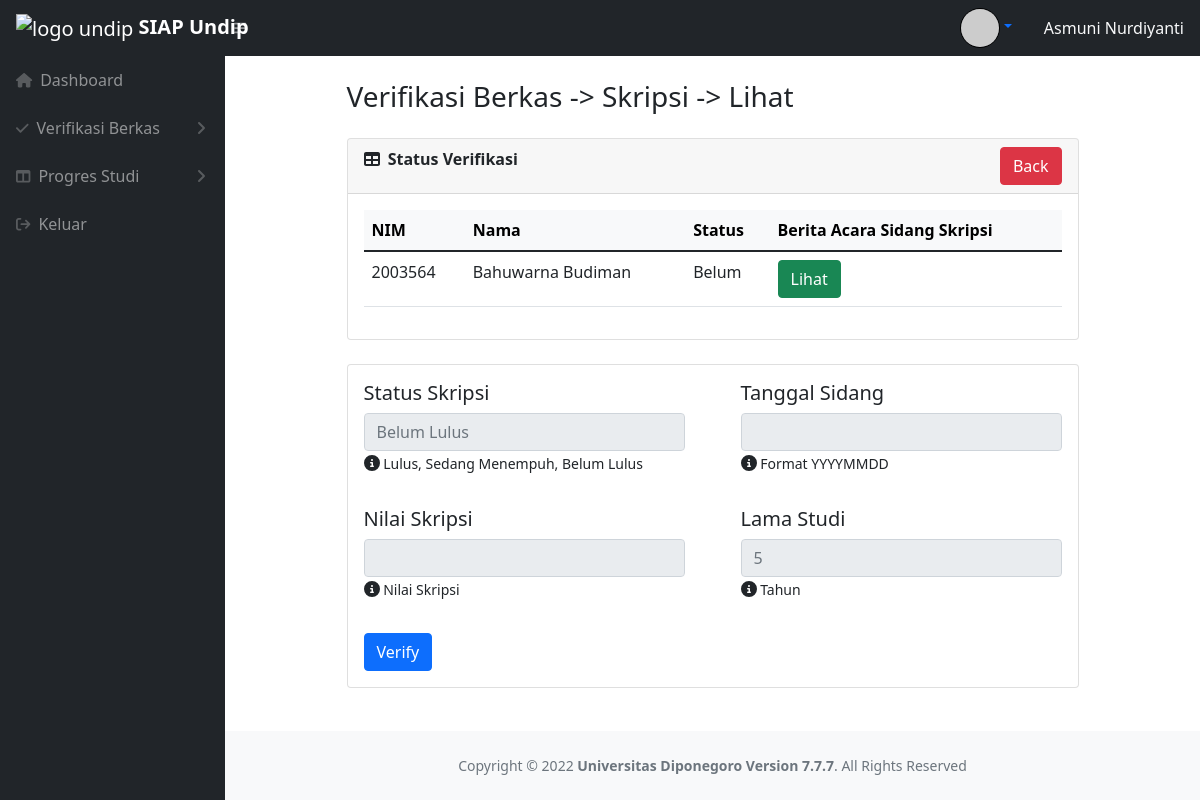
/dosen/lihatskripsi.php?id=2003564 (signed in), run on the app's committed database.
### tables this page shows
CREATE TABLE `dosen` (
  `Nama` varchar(255) NOT NULL,
  `NIP` varchar(255) NOT NULL,
  `Email` varchar(255) NOT NULL,
  `Alamat` varchar(255) NOT NULL,
  `No_Hp` varchar(255) NOT NULL,
  `Status` varchar(255) NOT NULL,
  `Foto` varchar(255) DEFAULT NULL,
  `Mengampu` varchar(255) NOT NULL,
  `Username` varchar(255) NOT NULL
);

CREATE TABLE `mahasiswa` (
  `NIM` bigint NOT NULL,
  `Nama` varchar(255) NOT NULL,
  `Email` varchar(255) NOT NULL,
  `Alamat` varchar(255) NOT NULL,
  `No_Hp` varchar(255) NOT NULL,
  `Angkatan` int NOT NULL,
  `semester` int NOT NULL,
  `Status` varchar(20) NOT NULL,
  `Foto` varchar(255) DEFAULT NULL,
  `Username` varchar(255) NOT NULL,
  `kode_kab` int NOT NULL,
  `NIP_Doswal` int NOT NULL
);

CREATE TABLE `skripsi` (
  `Status` varchar(255) NOT NULL,
  `Nilai` varchar(255) DEFAULT NULL,
  `Berkas_Skripsi` varchar(255) DEFAULT NULL,
  `Lama_Studi_tahun` int DEFAULT NULL,
  `Tanggal_Sidang` date DEFAULT NULL,
  `Status_Verif` varchar(255) NOT NULL,
  `NIM` int NOT NULL
);

### dosen/lihatskripsi.php (the view, shortened to what this page needs)
<?php include("../template/headerdosen.php");
$nimmhs = $_GET['id'];
$nama = $db->query("SELECT nama FROM mahasiswa WHERE NIM = '$nimmhs'")->fetch_object()->nama;
$row = $db->query("SELECT * FROM skripsi WHERE NIM = '$nimmhs'")->fetch_object();
?>
<div id="layoutSidenav_content">
    <main>
        <div class="container-fluid px-4" style="width: 80%;">
            <h3 class="mt-4 mb-4">Verifikasi Berkas -> Skripsi -> Lihat</h3>
            <div class="card mb-4">
                <div class="card-header">
                    <i class="fas fa-table me-1"></i>
                    <b>Status Verifikasi</b>
                    <a class="btn btn-danger float-end" role="button" href="verifskripsi.php">Back</a>
                </div>
                <div class="card-body">
                    <table class="table" id="datatablesSimple1">
                        <thead class="table-light">
                            <tr>
                                <th>NIM</th>
                                <th>Nama</th>
                                <th>Status</th>
                                <th>Berita Acara Sidang Skripsi</th>
                            </tr>
                        </thead>
                        <tbody>
                            <tr>
                                <td><?php echo $nimmhs ?></td>
                                <td><?php echo $nama ?></td>
                                <td><?php echo $row->Status_Verif ?></td>
                                <td><a href="#" class="btn btn-success" role="button" id="pdf" data-bs-toggle="modal"
                                    data-bs-target="#pdfModal">Lihat</a>
                                </td>
                            </tr>
                        </tbody>
                    </table>
                </div>
            </div>
            <div class="card mb-4">
                <div class="row row-cols-2">
                    <div class="col">
                        <div class="card-body">
                            <div class="card-title">
                                <h5>Status Skripsi</h5>
                            </div>
                            <input type="text" name="st" id="st" class="form-control" disabled placeholder="<?php echo $row->Status?>">
                            <i class="fa fa-circle-info"></i><small> Lulus, Sedang Menempuh, Belum Lulus</small>
                        </div>
                    </div>
                    <div class="col">
                        <div class="card-body">
                            <div class="card-title">
                                <h5>Tanggal Sidang</h5>
                            </div>
                            <input type="text" name="st" id="tgl" class="form-control" disabled placeholder="<?php echo $row->Tanggal_Sidang; ?>">
                            <i class="fa fa-circle-info"></i><small> Format YYYYMMDD</small>
                        </div>
                    </div>
                    <div class="col">
                        <div class="card-body">
                            <div class="card-title">
                                <h5>Nilai Skripsi </h5>
                            </div>
                            <input type="text" name="st" id="nl" class="form-control" disabled placeholder="<?php echo $row->Nilai ?>">
                            <i class="fa fa-circle-info"></i><small> Nilai Skripsi</small>
                        </div>
                    </div>
                    <div class="col">
                        <div class="card-body">
                            <div class="card-title">
                                <h5>Lama Studi</h5>
                            </div>
                            <input type="text" name="book" id="lm" class="form-control" disabled placeholder="<?php echo $row->Lama_Studi_tahun?>">
                            <i class="fa fa-circle-info"></i><small> Tahun</small>
                        </div>
                    </div>
                    <div class="col">
                        <div class="card-body">
                            <?php
                                if($row->Status_Verif != 'Sudah'){
                                    echo "<a class='btn btn-primary' data-bs-toggle='modal'
                                    data-bs-target='#verifModal' type='button'>Verify</a>";
                                }else{
                                    echo "<a class='btn btn-danger' data-bs-toggle='modal'
                                    data-bs-target='#verifModal' type='button'>Cancel</a>";
                                }
                                ?>
                        </div>
                    </div>
                </div>
            </div>
        </div>
        </main>
    <?php include("../template/footeruniversal.php")?>

### template/headerdosen.php (shortened to what this page needs)
<?php include('../lib/connect.php');
$username = $_SESSION['username'];
$foto = $db->query("SELECT dosen.Foto FROM user,dosen WHERE dosen.username = user.username AND dosen.username = '$username'")->fetch_object()->Foto;
$Nama = $db->query("SELECT dosen.Nama FROM user,dosen WHERE dosen.username = user.username AND dosen.username = '$username'")->fetch_object()->Nama;
?>
<!DOCTYPE html>
<html lang="en">
    <head>
        <link href="https://cdn.jsdelivr.net/npm/simple-datatables@latest/dist/style.css" rel="stylesheet" />
        <link rel="stylesheet" type="text/css" href="https://cdn.datatables.net/1.12.1/css/jquery.dataTables.min.css">
        <link href="../css/styles.css" rel="stylesheet" />
        <link href="../css/dosen.css" rel="stylesheet" />
        <link href="../css/header.css" rel="stylesheet" />
    </head>
    <body class="sb-nav-fixed">
        <nav class="sb-topnav navbar navbar-expand navbar-dark bg-dark">
            <a class="navbar-brand ps-3" href="dashboardDSN.php">
              <img src="https://kulon2.undip.ac.id/pluginfile.php/1/theme_moove/favicon/1660361299/undip.ico" alt="logo undip" width = 40 height = 40> <b class="">SIAP Undip</b>
            </a>
            <button class="btn btn-link btn-sm order-1 order-lg-0 me-4 me-lg-0 d-flex align-items-center" id="sidebarToggle" href="#!"><i class="fas fa-bars"></i></button>
            <div class="ms-auto me-0 me-md-3 my-2 my-md-0 d-flex align-items-center">
              <a class="nav-link dropdown-toggle" id="navbarDropdown" href="#" role="button" data-bs-toggle="dropdown" aria-expanded="false">                <img style="
                    object-fit: cover;
                    border-radius: 50%;
                    margin: 0 auto;
                    width: 40px;
                    height: 40px;
                    border: 1px solid black;
                    display: inline;
                " src="<?php echo $foto ?>" onerror="this.src='../assets/img/default.png'"></a>
              <div class="flex-grow-1 ms-3 text-light">
                  <?php echo $Nama ?>
              </div>
            </div>
        </nav>
        <div id="layoutSidenav">
            <div id="layoutSidenav_nav">
                <nav class="sb-sidenav accordion sb-sidenav-dark" id="sidenavAccordion">
                    <div class="sb-sidenav-menu">
                        <div class="nav">
                          <a class="nav-link" href="dashboardDSN.php">
                              <div class="sb-nav-link-icon"><i class="	fas fa-home"></i></div>
                              Dashboard
                          </a>
                          <a class="nav-link collapsed" href="#" data-bs-toggle="collapse" data-bs-target="#collapseVerif" aria-expanded="false" aria-controls="collapseVerif">
                              <div class="sb-nav-link-icon"><i class="fas fa-check"></i></div>
                              Verifikasi Berkas
                              <div class="sb-sidenav-collapse-arrow"><i class="fas fa-angle-down"></i></div>
                          </a>
                          <a class="nav-link collapsed" href="#" data-bs-toggle="collapse" data-bs-target="#collapseProgres" aria-expanded="false" aria-controls="collapseProgres">
                              <div class="sb-nav-link-icon"><i class="fas fa-columns"></i></div>
                              Progres Studi
                              <div class="sb-sidenav-collapse-arrow"><i class="fas fa-angle-down"></i></div>
                          </a>
                          <a class="nav-link" href="../logout.php">
                              <div class="sb-nav-link-icon"><i class="fa fa-sign-out"></i></div>
                              Keluar
                          </a>
                        </div>
                    </div>
                </nav>
            </div>

### css/header.css (style rules this page uses)
td { vertical-align: center; }

### data on the page
dosen: Nama "Asmuni Nurdiyanti"
mahasiswa: Nama "Bahuwarna Budiman"
skripsi: Status_Verif "Belum", st "Belum Lulus", book "5"

### other printed values
$nimmhs "2003564"
